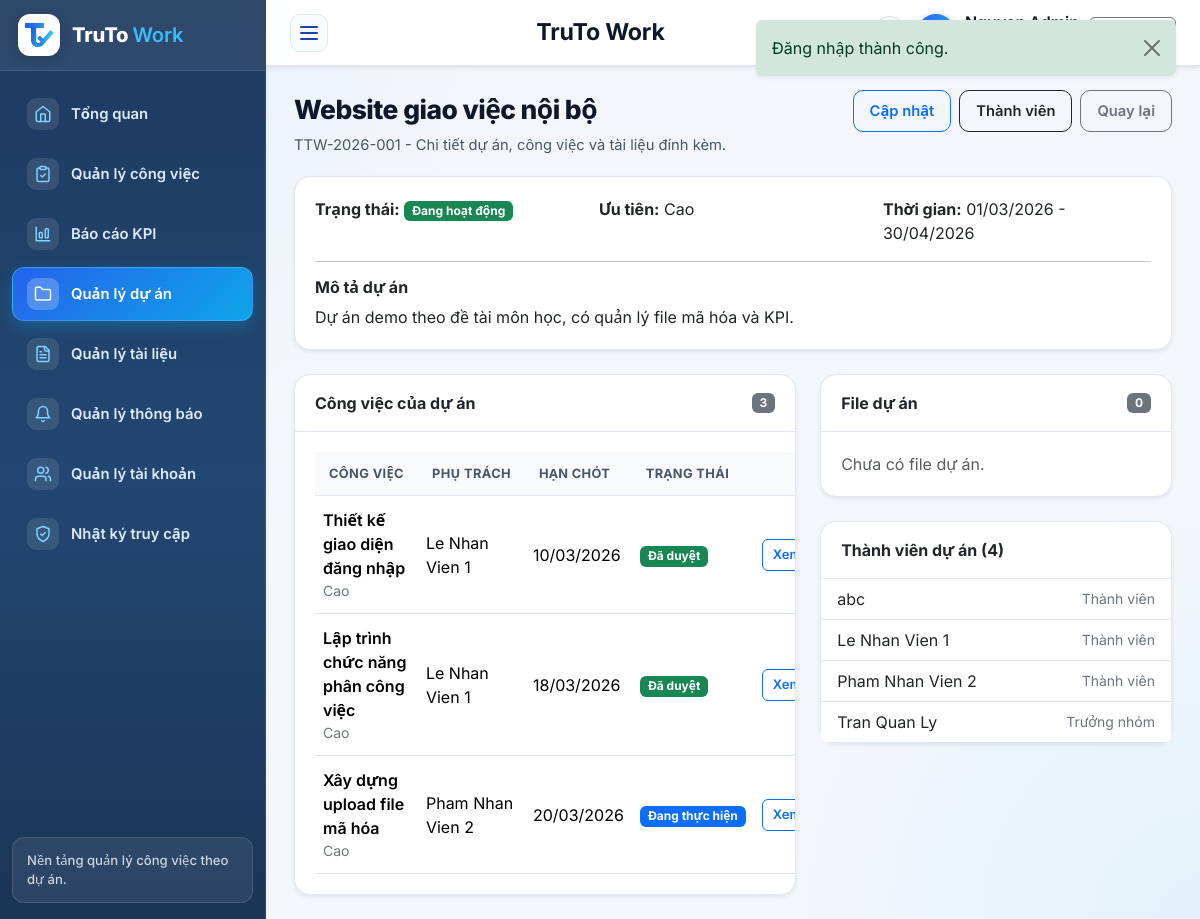
The app's page /index.php?route=du_an/show&id=1 (signed in) with its own data.
### tables this page shows
CREATE TABLE `tai_khoan` (
  `id` int(11) NOT NULL,
  `name` varchar(150) NOT NULL,
  `email` varchar(150) NOT NULL,
  `password` varchar(255) NOT NULL,
  `public_key_jwk` longtext DEFAULT NULL,
  `role` enum('admin','manager','employee') NOT NULL DEFAULT 'employee',
  `department` varchar(100) DEFAULT NULL,
  `status` enum('active','inactive') NOT NULL DEFAULT 'active',
  `created_at` datetime NOT NULL
);

CREATE TABLE `du_an` (
  `id` int(11) NOT NULL,
  `code` varchar(50) NOT NULL,
  `name` varchar(150) NOT NULL,
  `description` text DEFAULT NULL,
  `start_date` date DEFAULT NULL,
  `end_date` date DEFAULT NULL,
  `priority` enum('low','medium','high') NOT NULL DEFAULT 'medium',
  `status` enum('planning','active','completed') NOT NULL DEFAULT 'active',
  `created_by` int(11) NOT NULL,
  `created_at` datetime NOT NULL
);

CREATE TABLE `cong_viec` (
  `id` int(11) NOT NULL,
  `project_id` int(11) NOT NULL,
  `title` varchar(200) NOT NULL,
  `description` text DEFAULT NULL,
  `priority` enum('low','medium','high') NOT NULL DEFAULT 'medium',
  `status` enum('new','assigned','in_progress','blocked','submitted','approved','redo') NOT NULL DEFAULT 'new',
  `deadline` date NOT NULL,
  `start_date` date DEFAULT NULL,
  `assignee_id` int(11) DEFAULT NULL,
  `created_by` int(11) NOT NULL,
  `expected_score` int(11) NOT NULL DEFAULT 0,
  `review_score` int(11) DEFAULT NULL,
  `review_comment` text DEFAULT NULL,
  `approved_at` datetime DEFAULT NULL,
  `created_at` datetime NOT NULL,
  `updated_at` datetime NOT NULL
);

CREATE TABLE `thanh_vien_du_an` (
  `id` int(11) NOT NULL,
  `project_id` int(11) NOT NULL,
  `user_id` int(11) NOT NULL,
  `project_role` enum('lead','member','reviewer') NOT NULL DEFAULT 'member',
  `joined_at` datetime NOT NULL
);

### app/views/du_an/show.php (the view, shortened to what the rows shown need)
<div class="section-header">
    <div>
        <div class="section-title"><?= e($project['name']) ?></div>
        <p class="section-desc"><?= e($project['code']) ?> - Chi tiết dự án, công việc và tài liệu đính kèm.</p>
    </div>
    <div class="d-flex gap-2 flex-wrap">
        <?php if ($canManageProject): ?>
            <a class="btn btn-outline-primary" href="<?= e(route_url('du_an/edit', ['id' => $project['id']])) ?>">Cập nhật</a>
        <?php endif; ?>
        <a class="btn btn-outline-dark" href="<?= e(route_url('du_an/members', ['id' => $project['id']])) ?>">Thành viên</a>
        <a class="btn btn-outline-secondary" href="<?= e(route_url('du_an/index')) ?>">Quay lại</a>
    </div>
</div>
<div class="card border-0 shadow-sm mb-4">
    <div class="card-body">
        <div class="row g-3">
            <div class="col-md-4"><strong>Trạng thái:</strong> <span class="badge text-bg-<?= e(status_badge_class($project['status'])) ?>"><?= e(status_label($project['status'])) ?></span></div>
            <div class="col-md-4"><strong>Ưu tiên:</strong> <?= e(priority_label($project['priority'])) ?></div>
            <div class="col-md-4"><strong>Thời gian:</strong> <?= e(format_date($project['start_date'])) ?> - <?= e(format_date($project['end_date'])) ?></div>
        </div>
        <?php if (!empty($project['description'])): ?>
            <hr>
            <h2 class="h6 fw-bold">Mô tả dự án</h2>
            <p class="mb-0"><?= nl2br(e($project['description'])) ?></p>
        <?php endif; ?>
    </div>
</div>
<div class="row g-4">
    <div class="col-lg-7">
        <div class="card border-0 shadow-sm h-100">
            <div class="card-header d-flex justify-content-between align-items-center">
                <span>Công việc của dự án</span>
                <span class="badge text-bg-secondary"><?= e((string) count($tasks)) ?></span>
            </div>
            <div class="card-body table-responsive">
                <table class="table align-middle mb-0">
                    <thead><tr><th>Công việc</th><th>Phụ trách</th><th>Hạn chót</th><th>Trạng thái</th><th></th></tr></thead>
                    <tbody>
                    <?php foreach ($tasks as $task): ?>
                        <tr>
                            <td><div class="fw-semibold"><?= e($task['title']) ?></div><div class="small text-secondary"><?= e(priority_label($task['priority'])) ?></div></td>
                            <td><?= e($task['assignee_names'] ?? 'Chưa phân công') ?></td>
                            <td><?= e(format_date($task['deadline'])) ?></td>
                            <td><span class="badge text-bg-<?= e(status_badge_class($task['status'])) ?>"><?= e(status_label($task['status'])) ?></span></td>
                            <td><a class="btn btn-sm btn-outline-primary" href="<?= e(route_url('cong_viec/show', ['id' => $task['id']])) ?>">Xem</a></td>
                        </tr>
                    <?php endforeach; ?>
                    </tbody>
                </table>
            </div>
        </div>
    </div>
    <div class="col-lg-5">
        <div class="card border-0 shadow-sm mb-4">
            <div class="card-header d-flex justify-content-between align-items-center">
                <span>File dự án</span>
                <span class="badge text-bg-secondary"><?= e((string) count($projectFiles)) ?></span>
            </div>
            <div class="card-body">
                <?php if (!$projectFiles): ?><div class="text-muted">Chưa có file dự án.</div><?php endif; ?>
            </div>
        </div>
        <div class="card border-0 shadow-sm">
            <div class="card-header">Thành viên dự án (<?= e((string) count($members)) ?>)</div>
            <ul class="list-group list-group-flush">
                <?php foreach ($members as $member): ?>
                    <li class="list-group-item d-flex justify-content-between align-items-center">
                        <span><?= e($member['name']) ?></span>
                        <span class="small text-secondary"><?= e(match ($member['project_role']) { 'lead' => 'Trưởng nhóm', 'reviewer' => 'Người duyệt', default => 'Thành viên' }) ?></span>
                    </li>
                <?php endforeach; ?>
            </ul>
        </div>
    </div>
</div>

### app/views/layouts/main.php (shortened to what the rows shown need)
<?php
$authUser = current_user();
$currentRoute = (string) ($_GET['route'] ?? ($authUser ? 'dashboard/index' : 'home/index'));
$isPublicPage = !$authUser && str_starts_with($currentRoute, 'home/');
$isLoginPage = !$authUser && str_starts_with($currentRoute, 'auth/');
?>
<!doctype html>
<html lang="vi">
<head>
    <link href="https://cdn.jsdelivr.net/npm/bootstrap@5.3.3/dist/css/bootstrap.min.css" rel="stylesheet">
    <link href="assets/css/app.css?v=20261025v6" rel="stylesheet">
</head>
<body>
<?php if ($isPublicPage): ?>
    <div class="public-site-shell">
        <header class="public-header">
            <div class="public-container public-header-inner">
                <a class="brand-public" href="<?= e(route_url('home/index')) ?>">
                    <span class="brand-public-mark">
                        <img src="assets/images/logo-icon.png" alt="TruTo Work">
                    </span>
                    <span>
                        <strong>TruTo <span class="text-primary fw-semibold">Work</span></strong>
                        <small>Quản lý công việc theo dự án</small>
                    </span>
                </a>
                <nav class="public-nav">
                    <a class="<?= $currentRoute === 'home/index' ? 'is-active' : '' ?>" href="<?= e(route_url('home/index')) ?>">Trang chủ</a>
                    <a class="<?= $currentRoute === 'home/about' ? 'is-active' : '' ?>" href="<?= e(route_url('home/about')) ?>">Giới thiệu</a>
                    <a href="<?= e(route_url('auth/login')) ?>">Đăng nhập</a>
                </nav>
            </div>
        </header>
        <main class="public-main">
            <div class="public-container">
                <?= $content ?>
            </div>
        </main>
        <footer class="public-footer">
            <div class="public-container public-footer-inner">
                <span>TruTo Work</span>
            </div>
        </footer>
    </div>
<?php else: ?>
    <div class="app-shell">
        <aside class="sidebar shadow-sm">
            <div class="sidebar-header">
                <a class="sidebar-brand text-decoration-none" href="<?= e(route_url('dashboard/index')) ?>">
                    <div class="brand-icon">
                        <img src="assets/images/logo-icon.png" alt="TruTo Work">
                    </div>
                    <div class="brand-title">TruTo <span class="brand-title-accent">Work</span></div>
                </a>
            </div>
            <nav class="sidebar-menu">
                <a class="menu-link <?= e(active_menu('dashboard/')) ?>" href="<?= e(route_url('dashboard/index')) ?>" data-short-label="TG" title="Tổng quan">
                    <span class="menu-icon" aria-hidden="true">
                        <svg xmlns="http://www.w3.org/2000/svg" width="18" height="18" viewBox="0 0 24 24" fill="none" stroke="currentColor" stroke-width="2" stroke-linecap="round" stroke-linejoin="round"><path d="m3 9 9-7 9 7v11a2 2 0 0 1-2 2H5a2 2 0 0 1-2-2z"/><polyline points="9 22 9 12 15 12 15 22"/></svg>
                    </span>
                    <span class="menu-text">Tổng quan</span>
                </a>
                <a class="menu-link <?= e(active_menu('cong_viec/')) ?>" href="<?= e(route_url('cong_viec/index')) ?>" data-short-label="CV" title="Quản lý công việc">
                    <span class="menu-icon" aria-hidden="true">
                    </span>
                    <span class="menu-text">Quản lý công việc</span>
                </a>
                <a class="menu-link <?= e(active_menu('kpi/')) ?>" href="<?= e(route_url('kpi/index')) ?>" data-short-label="KPI" title="Báo cáo KPI">
                    <span class="menu-icon" aria-hidden="true">
                        <svg xmlns="http://www.w3.org/2000/svg" width="18" height="18" viewBox="0 0 24 24" fill="none" stroke="currentColor" stroke-width="2" stroke-linecap="round" stroke-linejoin="round"><path d="M3 3v18h18"/><rect width="4" height="7" x="7" y="10" rx="1"/><rect width="4" height="12" x="15" y="5" rx="1"/></svg>
                    </span>
                    <span class="menu-text">Báo cáo KPI</span>
                </a>
                <a class="menu-link <?= e(active_menu('du_an/')) ?>" href="<?= e(route_url('du_an/index')) ?>" data-short-label="DA" title="Quản lý dự án">
                    <span class="menu-icon" aria-hidden="true">
                        <svg xmlns="http://www.w3.org/2000/svg" width="18" height="18" viewBox="0 0 24 24" fill="none" stroke="currentColor" stroke-width="2" stroke-linecap="round" stroke-linejoin="round"><path d="M20 20a2 2 0 0 0 2-2V8a2 2 0 0 0-2-2h-7.9a2 2 0 0 1-1.69-.9L9.6 3.9A2 2 0 0 0 7.93 3H4a2 2 0 0 0-2 2v13a2 2 0 0 0 2 2Z"/></svg>
                    </span>
                    <span class="menu-text">Quản lý dự án</span>
                </a>
                <?php if (in_array($authUser['role'], ['manager', 'admin'], true)): ?>
                    <a class="menu-link <?= e(active_menu('files/') ?: active_menu('tai_lieu/')) ?>" href="<?= e(route_url('files/index')) ?>" data-short-label="TL" title="Quản lý tài liệu">
                        <span class="menu-icon" aria-hidden="true">
                        </span>
                        <span class="menu-text">Quản lý tài liệu</span>
                    </a>
                <?php endif; ?>
                <?php $notifMenuTitle = in_array($authUser['role'], ['manager', 'admin'], true) ? 'Quản lý thông báo' : 'Xem thông báo'; ?>
                <a class="menu-link <?= e(active_menu('thong_bao/')) ?>"
                   href="<?= e(route_url('thong_bao/index')) ?>"
                   data-short-label="TB"
                   title="<?= e($notifMenuTitle) ?>">
                    <span class="menu-icon" aria-hidden="true">
                        <svg xmlns="http://www.w3.org/2000/svg" width="18" height="18" viewBox="0 0 24 24" fill="none" stroke="currentColor" stroke-width="2" stroke-linecap="round" stroke-linejoin="round"><path d="M6 8a6 6 0 0 1 12 0c0 7 3 9 3 9H3s3-2 3-9"/><path d="M10.3 21a1.94 1.94 0 0 0 3.4 0"/></svg>
                    </span>
                    <span class="menu-text flex-grow-1"><?= e($notifMenuTitle) ?></span>
                </a>
                <?php if ($authUser['role'] === 'admin'): ?>
                    <a class="menu-link <?= e(active_menu('tai_khoan/')) ?>" href="<?= e(route_url('tai_khoan/index')) ?>" data-short-label="TK" title="Quản lý tài khoản">
                        <span class="menu-icon" aria-hidden="true">
                        </span>
                        <span class="menu-text">Quản lý tài khoản</span>
                    </a>
                    <a class="menu-link <?= e(active_menu('nhat_ky/')) ?>" href="<?= e(route_url('nhat_ky/index')) ?>" data-short-label="NK" title="Nhật ký truy cập">
                        <span class="menu-icon" aria-hidden="true">
                            <svg xmlns="http://www.w3.org/2000/svg" width="18" height="18" viewBox="0 0 24 24" fill="none" stroke="currentColor" stroke-width="2" stroke-linecap="round" stroke-linejoin="round"><path d="M12 22s8-4 8-10V5l-8-3-8 3v7c0 6 8 10 8 10"/><path d="m9 12 2 2 4-4"/></svg>
                        </span>
                        <span class="menu-text">Nhật ký truy cập</span>
                    </a>
                <?php endif; ?>
            </nav>
            <div class="sidebar-footer">
                <div class="sidebar-footer-text">Nền tảng quản lý công việc theo dự án.</div>
            </div>
        </aside>
        <div class="main-shell">
            <header class="topbar shadow-sm">
                <button class="sidebar-toggle" type="button" aria-label="Thu gọn hoặc mở menu" aria-expanded="true" data-sidebar-toggle>
                    <span></span><span></span><span></span>
                </button>
                <div class="page-info">
                    <div class="page-label">TruTo Work</div>
                </div>
                <div class="topbar-user">
                    <a class="btn btn-light border position-relative p-0 d-inline-flex align-items-center justify-content-center rounded-circle"
                       style="width: 34px; height: 34px; min-height: 34px;"
                       href="<?= e(route_url('thong_bao/index', ['tab' => 'inbox'])) ?>"
                       title="Thông báo của bạn"
                       aria-label="Thông báo của bạn">
                    </a>
                    <div class="avatar-badge"><?= e(strtoupper(substr($authUser['name'], 0, 1))) ?></div>
                    <div class="d-none d-sm-block">
                        <div class="fw-semibold text-truncate" style="max-width: 140px;"><?= e($authUser['name']) ?></div>
                        <div class="small text-secondary"><?= e(role_label($authUser['role'])) ?></div>
                    </div>
                    <a class="btn btn-outline-secondary btn-sm" href="<?= e(route_url('auth/logout')) ?>" title="Đăng xuất">
                        <span class="d-none d-md-inline">Đăng xuất</span>
                    </a>
                </div>
            </header>
            <main class="content-shell">
                <?= $content ?>
            </main>
        </div>
    </div>
<?php endif; ?>
</body>
</html>

### records on screen
tai_khoan: role "Quản lý thông báo"
du_an: name "Website giao việc nội bộ", code "TTW-2026-001", status "Đang hoạt động", priority "Cao", start_date "01/03/2026", end_date "30/04/2026", description "Dự án demo theo đề tài môn học, có quản lý file mã hóa và KPI."
cong_viec: title "Thiết kế giao diện đăng nhập", priority "Cao", assignee_names "Le Nhan Vien 1", deadline "10/03/2026", status "Đã duyệt"
cong_viec: title "Lập trình chức năng phân công việc", priority "Cao", assignee_names "Le Nhan Vien 1", deadline "18/03/2026", status "Đã duyệt"
cong_viec: title "Xây dựng upload file mã hóa", priority "Cao", assignee_names "Pham Nhan Vien 2", deadline "20/03/2026", status "Đang thực hiện"
thanh_vien_du_an: user.name "abc", project_role "Thành viên"
thanh_vien_du_an: user.name "Le Nhan Vien 1", project_role "Thành viên"
thanh_vien_du_an: user.name "Pham Nhan Vien 2", project_role "Thành viên"
thanh_vien_du_an: user.name "Tran Quan Ly", project_role "Trưởng nhóm"

### other values on screen
$flash['message'] "Đăng nhập thành công."
count($tasks) "3"
count($projectFiles) "0"
count($members) "4"
